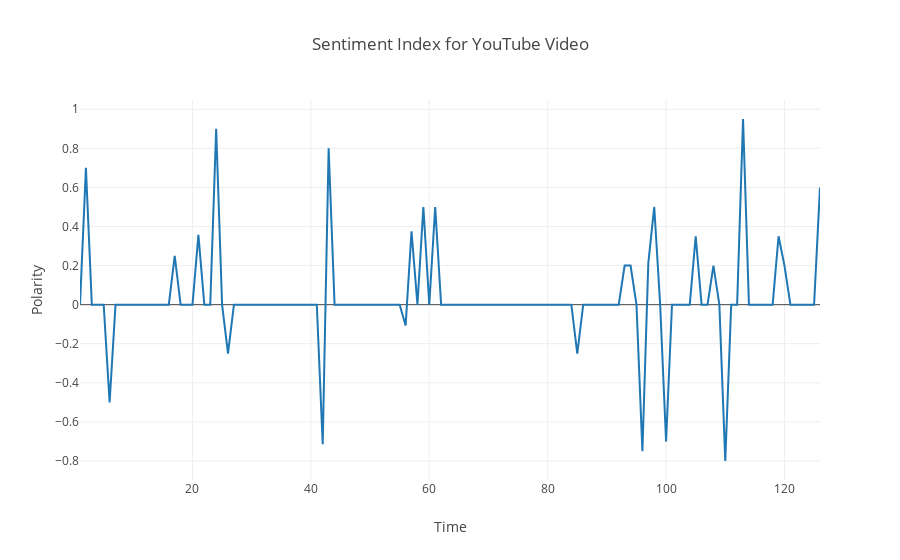

Notebook cell for this chart:
### Markdown cell above
b. Create a sentiment timeline for a YouTube video of your choice. https://www.youtube.com/watch?v=DUc9bwZQh3w

### Code cell
yt = YouTube("https://www.youtube.com/watch?v=DUc9bwZQh3w")
plot = sentimentIndex(yt)

### Figure 1 — Plotly figure (JSON) as saved in the notebook; plotly's stock layout.template omitted (floating-point values rounded to 4 significant figures)
{"data": [{"mode": "lines", "type": "scatters", "x": ["1", "2", "3", "4", "5", "6", "7", "8", "9", "10", "11", "12", "13", "14", "15", "16", "17", "18", "19", "20", "21", "22", "23", "24", "25", "26", "27", "28", "29", "30", "31", "32", "33", "34", "35", "36", "37", "38", "39", "40", "41", "42", "43", "44", "45", "46", "47", "48", "49", "50", "51", "52", "53", "54", "55", "56", "57", "58", "59", "60", "61", "62", "63", "64", "65", "66", "67", "68", "69", "70", "71", "72", "73", "74", "75", "76", "77", "78", "79", "80", "81", "82", "83", "84", "85", "86", "87", "88", "89", "90", "91", "92", "93", "94", "95", "96", "97", "98", "99", "100", "101", "102", "103", "104", "105", "106", "107", "108", "109", "110", "111", "112", "113", "114", "115", "116", "117", "118", "119", "120", "121", "122", "123", "124", "125", "126"], "y": [0, 0.7, 0, 0, 0, -0.5, 0, 0, 0, 0, 0, 0, 0, 0, 0, 0, 0.25, 0, 0, 0, 0.3571, 0, 0, 0.9, 0, -0.25, 0, 0, 0, 0, 0, 0, 0, 0, 0, 0, 0, 0, 0, 0, 0, -0.7143, 0.8, 0, 0, 0, 0, 0, 0, 0, 0, 0, 0, 0, 0, -0.1071, 0.375, 0, 0.5, 0, 0.5, 0, 0, 0, 0, 0, 0, 0, 0, 0, 0, 0, 0, 0, 0, 0, 0, 0, 0, 0, 0, 0, 0, 0, -0.25, 0, 0, 0, 0, 0, 0, 0, 0.2, 0.2, 0, -0.75, 0.2143, 0.5, 0, -0.7, 0, 0, 0, 0, 0.35, 0, 0, 0.2, 0, -0.8, 0, 0, 0.95, 0, 0, 0, 0, 0, 0.35, 0.2, 0, 0, 0, 0, 0, 0.6]}], "layout": {"title": "Sentiment Index for YouTube Video ", "xaxis": {"title": "Time"}, "yaxis": {"title": "Polarity"}}}
